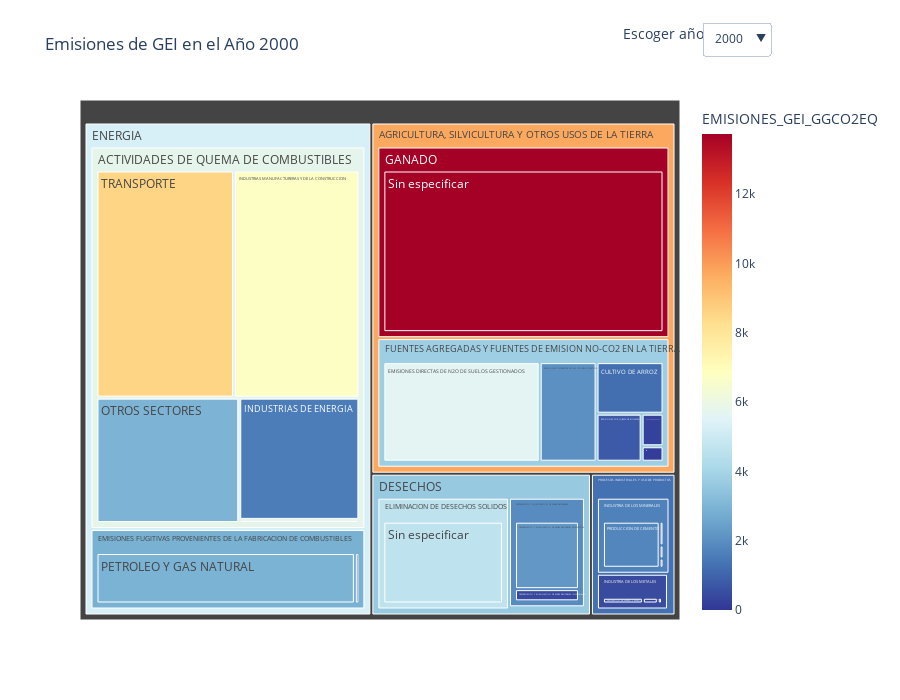

Notebook code for this chart:
### Code cell
# Asegurar que la columna de valores no tenga ceros o NaN
df = df[df["EMISIONES_GEI_GGCO2EQ"] > 0]

# Obtener lista de años únicos con datos válidos
years = sorted(df["ANIO"].unique())

# Verificar que hay datos para al menos un año
if not years:
    raise ValueError("No hay datos disponibles para mostrar en el treemap.")

# Crear el Treemap inicial con el primer año válido
df_year = df[df["ANIO"] == years[0]]

fig_treemap = px.treemap(
    df_year,
    path=['SECTOR', 'CATEGORIA', 'SUBCATEGORIA'],
    values='EMISIONES_GEI_GGCO2EQ',
    color='EMISIONES_GEI_GGCO2EQ',
    color_continuous_scale='RdYlBu_r',
    title=f'Emisiones de GEI en el Año {years[0]}'
)

# Crear los botones del menú para cada año
botones = []
for year in years:
    df_filtered = df[df["ANIO"] == year]
    
    if df_filtered.empty:
        continue  # Si no hay datos para el año, lo omitimos
    
    # Crear un nuevo Treemap para cada año
    treemap_trace = px.treemap(
        df_filtered,
        path=['SECTOR', 'CATEGORIA', 'SUBCATEGORIA'],
        values='EMISIONES_GEI_GGCO2EQ',
        color='EMISIONES_GEI_GGCO2EQ',
        color_continuous_scale='RdYlBu_r'
    ).data[0]  # Extraer la traza del treemap

    botones.append(
        dict(
            label=str(year),
            method="update",
            args=[{"type": "treemap", "parents": [treemap_trace.parents], 
                   "labels": [treemap_trace.labels], 
                   "values": [treemap_trace.values], 
                   "ids": [treemap_trace.ids]},
                  {"title": f"Emisiones de GEI en el Año {year}"}]
        )
    )

# Agregar el menú desplegable con los años disponibles
fig_treemap.update_layout(
    updatemenus=[dict(
        buttons=botones,
        direction="down",
        showactive=True,
        x=1.15,  # Ajusta la posición para alinear con el texto
        y=1.15
    )],
    annotations=[
        dict(
            text="Escoger año:",  # Texto que aparecerá junto al botón
            x=1.05,  # Posición horizontal
            y=1.15,  # Posición vertical (igual que el dropdown)
            xref="paper",  # Referencia relativa al gráfico
            yref="paper",
            showarrow=False,  # Sin flecha
            font=dict(size=14)  # Tamaño de la fuente
        )
    ],
    height=700
)

# Mostrar el gráfico interactivo
fig_treemap.show()
